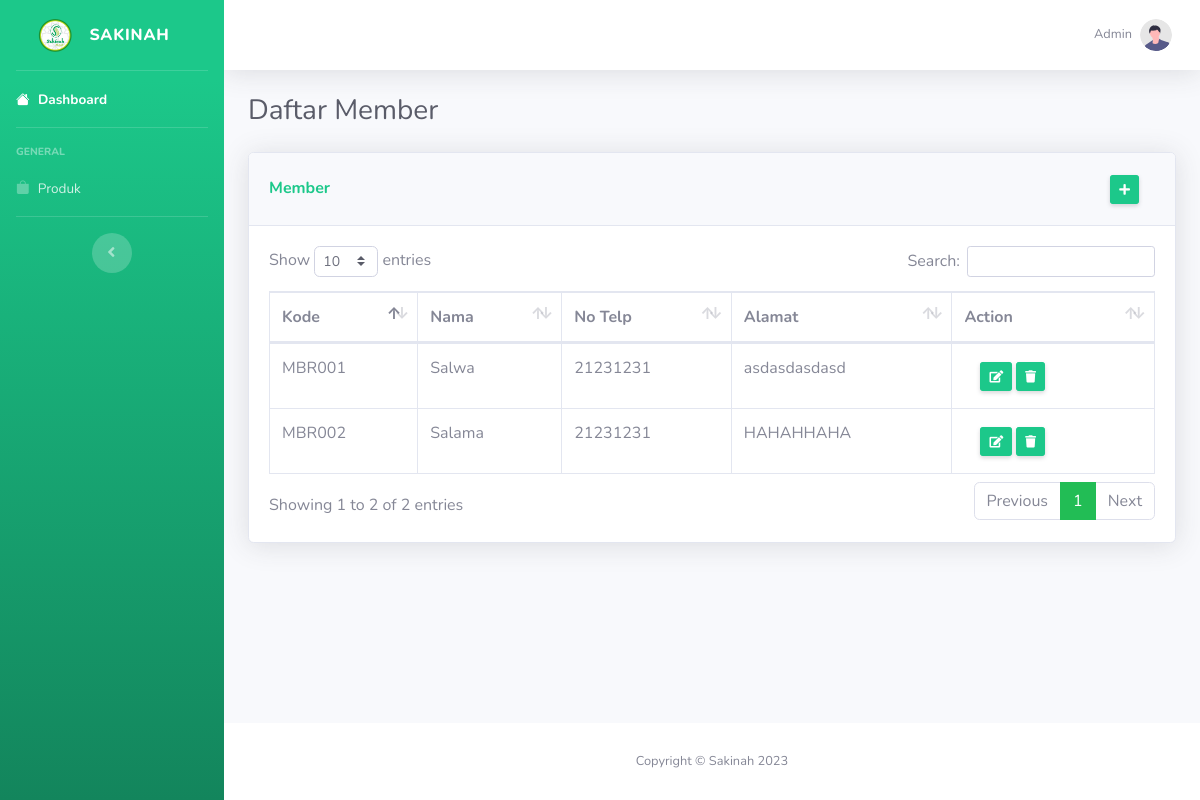
Screenshot of /member.php (signed in) with the database file from the repository.
### tables this page shows
CREATE TABLE `pelanggan` (
  `ID_PELANGGAN` varchar(10) NOT NULL,
  `NAMA_PELANGGAN` varchar(100) NOT NULL,
  `NOTELP_PELANGGAN` varchar(15) NOT NULL,
  `ALAMAT` varchar(100) DEFAULT NULL
);

### functions.php (called while the page is built, shortened)
<?php
$conn = mysqli_connect("localhost", "root", "", "sakinah");
function query($query)
{
    global $conn;
    $result = mysqli_query($conn, $query);
    $rows = [];
    while ($row = mysqli_fetch_array($result)) {
        $rows[] = $row;
    }
    return $rows;
}

### member.php (the view, shortened to what this page needs)
<?php
require 'functions.php';
$member = query("SELECT * FROM pelanggan");
$userRole = $_SESSION['userRole'];
?>
<!DOCTYPE html>
<html lang="en">
<head>
    <link rel="stylesheet" href="https://cdn.jsdelivr.net/npm/bootstrap-icons@1.10.5/font/bootstrap-icons.css">
    <link href="vendor/fontawesome-free/css/all.min.css" rel="stylesheet" type="text/css">
    <link href="css/sb-admin-2.min.css" rel="stylesheet">
    <link href="vendor/datatables/dataTables.bootstrap4.min.css" rel="stylesheet">
</head>
<body id="page-top">
    <div id="wrapper">
        <ul class="navbar-nav bg-gradient-success sidebar sidebar-dark accordion" id="accordionSidebar">
            <a class="sidebar-brand d-flex align-items-center justify-content-center" href="index.php">
                <div class="sidebar-brand-icon">
                    <img id="logoimg" src="./img/sakinahlogo.png" width="35dp" alt="">
                </div>
                <div class="sidebar-brand-text mx-3">Sakinah
                </div>
            </a>
            <hr class="sidebar-divider my-0">
            <li class="nav-item active">
                <a class="nav-link" href="index.php">
                    <i class="bi bi-house-fill"></i>
                    <span>Dashboard</span></a>
            </li>
            <hr class="sidebar-divider">
            <div class="sidebar-heading">
                General
            </div>
            <li class="nav-item">
                <a class="nav-link collapsed" href="produk.php">
                    <i class="bi bi-bag-fill"></i>
                    <span>Produk</span>
                </a>
            </li>
            <hr class="sidebar-divider">
            <div class="text-center d-none d-md-inline">
                <button class="rounded-circle border-0" id="sidebarToggle"></button>
            </div>
        </ul>
        <div id="content-wrapper" class="d-flex flex-column">
            <div id="content">
                <nav class="navbar navbar-expand navbar-light bg-white topbar mb-4 static-top shadow">
                    <ul class="navbar-nav ml-auto">
                        <li class="nav-item dropdown no-arrow">
                            <a class="nav-link dropdown-toggle" href="#" id="userDropdown" role="button"
                                data-toggle="dropdown" aria-haspopup="true" aria-expanded="false">
                                <span class="mr-2 d-none d-lg-inline text-gray-600 small">
                                    <?php echo $userRole; ?>
                                </span>
                                <img class="img-profile rounded-circle" src="img/undraw_profile.svg">
                            </a>
                        </li>
                    </ul>
                </nav>
                <div class="container-fluid">
                    <div class="d-sm-flex align-items-center justify-content-between mb-4">
                        <h1 class="h3 mb-0 text-gray-800">Daftar Member</h1>
                    </div>
                    <div class="card shadow mb-4">
                        <div class="card-header py-3 d-sm-flex align-items-center justify-content-between">
                            <h6 class="m-0 font-weight-bold text-success">Member</h6>
                            <li class="nav-link">
                                <a onclick="return cekAkses();" href="tambahmember.php"
                                    class="d-none d-sm-inline btn btn-sm btn-success shadow-sm"><i
                                        class="fas fa-plus fa-sm text-white-100"></i></a>
                            </li>
                        </div>
                        <div class="card-body">
                            <div class="table-responsive">
                                <table class="table table-bordered" id="dataTable" width="100%" cellspacing="0">
                                    <thead>
                                        <tr>
                                            <th>Kode</th>
                                            <th>Nama</th>
                                            <th>No Telp</th>
                                            <th>Alamat</th>
                                            <th>Action</th>
                                        </tr>
                                    </thead>
                                    <tbody>
                                        <?php foreach ($member as $row): ?>
                                            <tr>
                                                <td>
                                                    <?= $row["ID_PELANGGAN"]; ?>
                                                </td>
                                                <td>
                                                    <?= $row["NAMA_PELANGGAN"]; ?>
                                                </td>
                                                <td>
                                                    <?= $row["NOTELP_PELANGGAN"]; ?>
                                                </td>
                                                <td>
                                                    <?= $row["ALAMAT"]; ?>
                                                </td>
                                                <td>
                                                    <li class="nav-link">
                                                        <a onclick="return cekAkses();"
                                                            href="updatemember.php?id=<?= $row["ID_PELANGGAN"]; ?>"
                                                            class="d-none d-sm-inline btn btn-sm btn-success shadow-sm"><i
                                                                class="fas fa-edit fa-sm text-white-100"></i></a>
                                                        <a onclick="return cekAkses();"
                                                            href="hapusmember.php?id=<?= $row["ID_PELANGGAN"]; ?>"
                                                            class="d-none d-sm-inline btn btn-sm btn-success shadow-sm"><i
                                                                class="fas fa-trash fa-sm text-white-100"></i></a>
                                                    </li>
                                                </td>
                                            </tr>
                                        <?php endforeach; ?>
                                    </tbody>
                                </table>
                            </div>
                        </div>
                    </div>
                </div>
            </div>
            <footer class="sticky-footer bg-white">
                <div class="container my-auto">
                    <div class="copyright text-center my-auto">
                        <span>Copyright &copy; Sakinah 2023</span>
                    </div>
                </div>
            </footer>
        </div>
    </div>
</body>
</html>

### rows the page displays
pelanggan: ID_PELANGGAN "MBR001", NAMA_PELANGGAN "Salwa", NOTELP_PELANGGAN "21231231", ALAMAT "asdasdasdasd"
pelanggan: ID_PELANGGAN "MBR002", NAMA_PELANGGAN "Salama", NOTELP_PELANGGAN "21231231", ALAMAT "HAHAHHAHA"

### other values shown
$userRole "Admin"
